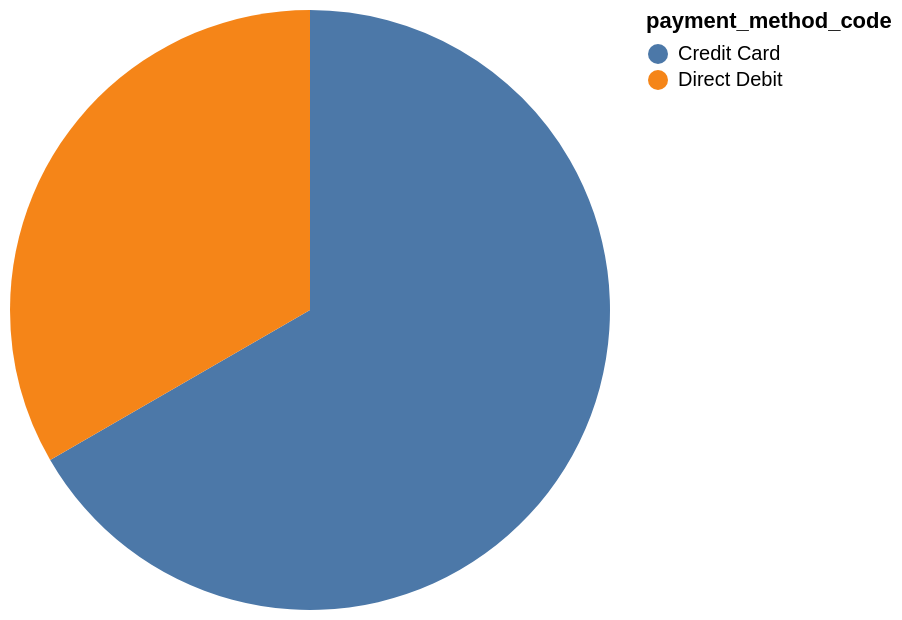

Here is the Vega-Lite specification saved for this chart:
### Vega-Lite specification from a JSON file in a GitHub repository (floating-point values rounded to 4 significant figures)
{"data": {"values": [{"x_data": "Credit Card", "y_data": 10}, {"x_data": "Direct Debit", "y_data": 5}]}, "mark": "arc", "encoding": {"theta": {"field": "y_data", "type": "quantitative", "title": "count(*)"}, "color": {"field": "x_data", "type": "nominal", "title": "payment_method_code"}}}
